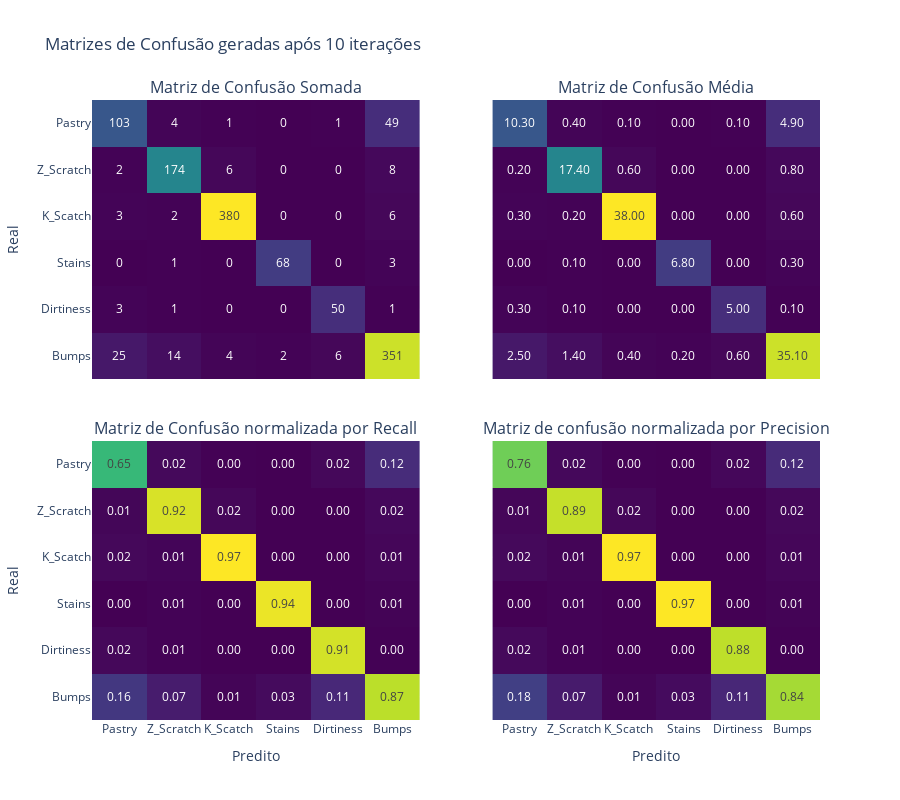

The code cell stored with this chart in its notebook:
### Code cell
knn_cms = knn_res['cms']

plot_confusion_matrix(knn_cms)

### Figure 1 — Plotly figure (JSON) as saved in the notebook; plotly's stock layout.template omitted (floating-point values rounded to 4 significant figures)
{"data": [{"colorscale": [[0, "#440154"], [0.1111, "#482878"], [0.2222, "#3e4989"], [0.3333, "#31688e"], [0.4444, "#26828e"], [0.5556, "#1f9e89"], [0.6667, "#35b779"], [0.7778, "#6ece58"], [0.8889, "#b5de2b"], [1, "#fde725"]], "showscale": false, "text": [[103, 4, 1, 0, 1, 49], [2, 174, 6, 0, 0, 8], [3, 2, 380, 0, 0, 6], [0, 1, 0, 68, 0, 3], [3, 1, 0, 0, 50, 1], [25, 14, 4, 2, 6, 351]], "texttemplate": "%{text}", "type": "heatmap", "x": ["Pastry", "Z_Scratch", "K_Scatch", "Stains", "Dirtiness", "Bumps"], "xaxis": "x", "y": ["Pastry", "Z_Scratch", "K_Scatch", "Stains", "Dirtiness", "Bumps"], "yaxis": "y", "z": [[103, 4, 1, 0, 1, 49], [2, 174, 6, 0, 0, 8], [3, 2, 380, 0, 0, 6], [0, 1, 0, 68, 0, 3], [3, 1, 0, 0, 50, 1], [25, 14, 4, 2, 6, 351]]}, {"colorscale": [[0, "#440154"], [0.1111, "#482878"], [0.2222, "#3e4989"], [0.3333, "#31688e"], [0.4444, "#26828e"], [0.5556, "#1f9e89"], [0.6667, "#35b779"], [0.7778, "#6ece58"], [0.8889, "#b5de2b"], [1, "#fde725"]], "showscale": false, "text": [[10.3, 0.4, 0.1, 0, 0.1, 4.9], [0.2, 17.4, 0.6, 0, 0, 0.8], [0.3, 0.2, 38, 0, 0, 0.6], [0, 0.1, 0, 6.8, 0, 0.3], [0.3, 0.1, 0, 0, 5, 0.1], [2.5, 1.4, 0.4, 0.2, 0.6, 35.1]], "texttemplate": "%{text:.2f}", "type": "heatmap", "x": ["Pastry", "Z_Scratch", "K_Scatch", "Stains", "Dirtiness", "Bumps"], "xaxis": "x2", "y": ["Pastry", "Z_Scratch", "K_Scatch", "Stains", "Dirtiness", "Bumps"], "yaxis": "y2", "z": [[10.3, 0.4, 0.1, 0, 0.1, 4.9], [0.2, 17.4, 0.6, 0, 0, 0.8], [0.3, 0.2, 38, 0, 0, 0.6], [0, 0.1, 0, 6.8, 0, 0.3], [0.3, 0.1, 0, 0, 5, 0.1], [2.5, 1.4, 0.4, 0.2, 0.6, 35.1]]}, {"colorscale": [[0, "#440154"], [0.1111, "#482878"], [0.2222, "#3e4989"], [0.3333, "#31688e"], [0.4444, "#26828e"], [0.5556, "#1f9e89"], [0.6667, "#35b779"], [0.7778, "#6ece58"], [0.8889, "#b5de2b"], [1, "#fde725"]], "showscale": false, "text": [[0.6519, 0.02105, 0.002558, 0, 0.01818, 0.1219], [0.01266, 0.9158, 0.01535, 0, 0, 0.0199], [0.01899, 0.01053, 0.9719, 0, 0, 0.01493], [0, 0.005263, 0, 0.9444, 0, 0.007463], [0.01899, 0.005263, 0, 0, 0.9091, 0.002488], [0.1582, 0.07368, 0.01023, 0.02778, 0.1091, 0.8731]], "texttemplate": "%{text:.2f}", "type": "heatmap", "x": ["Pastry", "Z_Scratch", "K_Scatch", "Stains", "Dirtiness", "Bumps"], "xaxis": "x3", "y": ["Pastry", "Z_Scratch", "K_Scatch", "Stains", "Dirtiness", "Bumps"], "yaxis": "y3", "z": [[0.6519, 0.02105, 0.002558, 0, 0.01818, 0.1219], [0.01266, 0.9158, 0.01535, 0, 0, 0.0199], [0.01899, 0.01053, 0.9719, 0, 0, 0.01493], [0, 0.005263, 0, 0.9444, 0, 0.007463], [0.01899, 0.005263, 0, 0, 0.9091, 0.002488], [0.1582, 0.07368, 0.01023, 0.02778, 0.1091, 0.8731]]}, {"colorscale": [[0, "#440154"], [0.1111, "#482878"], [0.2222, "#3e4989"], [0.3333, "#31688e"], [0.4444, "#26828e"], [0.5556, "#1f9e89"], [0.6667, "#35b779"], [0.7778, "#6ece58"], [0.8889, "#b5de2b"], [1, "#fde725"]], "showscale": false, "text": [[0.7574, 0.02041, 0.002558, 0, 0.01754, 0.1172], [0.01471, 0.8878, 0.01535, 0, 0, 0.01914], [0.02206, 0.0102, 0.9719, 0, 0, 0.01435], [0, 0.005102, 0, 0.9714, 0, 0.007177], [0.02206, 0.005102, 0, 0, 0.8772, 0.002392], [0.1838, 0.07143, 0.01023, 0.02857, 0.1053, 0.8397]], "texttemplate": "%{text:.2f}", "type": "heatmap", "x": ["Pastry", "Z_Scratch", "K_Scatch", "Stains", "Dirtiness", "Bumps"], "xaxis": "x4", "y": ["Pastry", "Z_Scratch", "K_Scatch", "Stains", "Dirtiness", "Bumps"], "yaxis": "y4", "z": [[0.7574, 0.02041, 0.002558, 0, 0.01754, 0.1172], [0.01471, 0.8878, 0.01535, 0, 0, 0.01914], [0.02206, 0.0102, 0.9719, 0, 0, 0.01435], [0, 0.005102, 0, 0.9714, 0, 0.007177], [0.02206, 0.005102, 0, 0, 0.8772, 0.002392], [0.1838, 0.07143, 0.01023, 0.02857, 0.1053, 0.8397]]}], "layout": {"annotations": [{"font": {"size": 16}, "showarrow": false, "text": "Matriz de Confusão Somada", "x": 0.225, "xanchor": "center", "xref": "paper", "y": 1, "yanchor": "bottom", "yref": "paper"}, {"font": {"size": 16}, "showarrow": false, "text": "Matriz de Confusão Média", "x": 0.775, "xanchor": "center", "xref": "paper", "y": 1, "yanchor": "bottom", "yref": "paper"}, {"font": {"size": 16}, "showarrow": false, "text": "Matriz de Confusão normalizada por Recall", "x": 0.225, "xanchor": "center", "xref": "paper", "y": 0.45, "yanchor": "bottom", "yref": "paper"}, {"font": {"size": 16}, "showarrow": false, "text": "Matriz de confusão normalizada por Precision", "x": 0.775, "xanchor": "center", "xref": "paper", "y": 0.45, "yanchor": "bottom", "yref": "paper"}], "autosize": true, "height": 800, "title": {"text": "Matrizes de Confusão geradas após 10 iterações"}, "xaxis": {"anchor": "y", "autorange": true, "domain": [0, 0.45], "matches": "x3", "range": [-0.5, 5.5], "showticklabels": false, "type": "category"}, "xaxis2": {"anchor": "y2", "autorange": true, "domain": [0.55, 1], "matches": "x4", "range": [-0.5, 5.5], "showticklabels": false, "type": "category"}, "xaxis3": {"anchor": "y3", "autorange": true, "domain": [0, 0.45], "range": [-0.5, 5.5], "title": {"text": "Predito"}, "type": "category"}, "xaxis4": {"anchor": "y4", "autorange": true, "domain": [0.55, 1], "range": [-0.5, 5.5], "title": {"text": "Predito"}, "type": "category"}, "yaxis": {"anchor": "x", "autorange": true, "domain": [0.55, 1], "range": [5.5, -0.5], "title": {"text": "Real"}, "type": "category"}, "yaxis2": {"anchor": "x2", "autorange": true, "domain": [0.55, 1], "matches": "y", "range": [5.5, -0.5], "showticklabels": false, "type": "category"}, "yaxis3": {"anchor": "x3", "autorange": true, "domain": [0, 0.45], "range": [5.5, -0.5], "title": {"text": "Real"}, "type": "category"}, "yaxis4": {"anchor": "x4", "autorange": true, "domain": [0, 0.45], "matches": "y3", "range": [5.5, -0.5], "showticklabels": false, "type": "category"}}}
